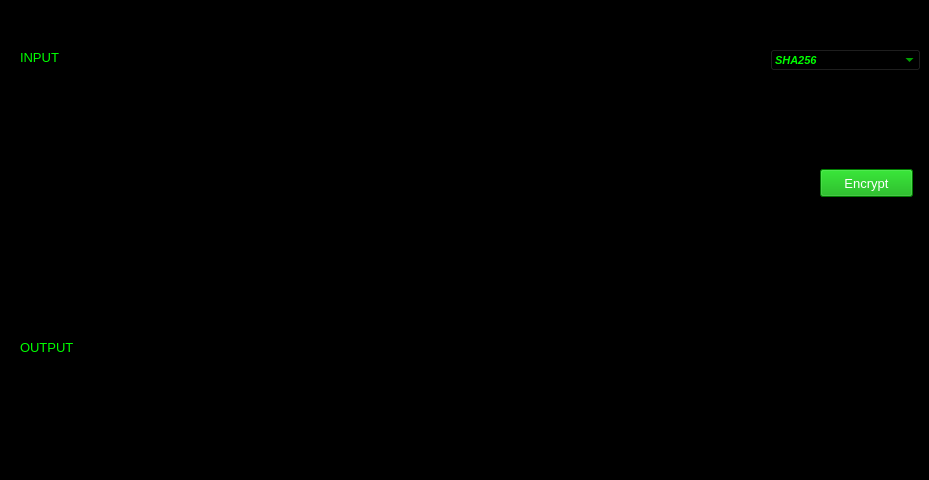
<?xml version="1.0" encoding="UTF-8"?>
<ui version="4.0">
 <class>MainWindow</class>
 <widget class="QMainWindow" name="MainWindow">
  <property name="geometry">
   <rect>
    <x>0</x>
    <y>0</y>
    <width>929</width>
    <height>480</height>
   </rect>
  </property>
  <property name="focusPolicy">
   <enum>Qt::StrongFocus</enum>
  </property>
  <property name="windowTitle">
   <string>Encryption</string>
  </property>
  <property name="styleSheet">
   <string notr="true">background-color: rgb(0, 0, 0);</string>
  </property>
  <widget class="QWidget" name="MainWidget">
   <widget class="Line" name="Seprator">
    <property name="geometry">
     <rect>
      <x>10</x>
      <y>210</y>
      <width>911</width>
      <height>20</height>
     </rect>
    </property>
    <property name="orientation">
     <enum>Qt::Horizontal</enum>
    </property>
   </widget>
   <widget class="QLabel" name="InputLabel">
    <property name="geometry">
     <rect>
      <x>20</x>
      <y>30</y>
      <width>55</width>
      <height>16</height>
     </rect>
    </property>
    <property name="font">
     <font>
      <pointsize>10</pointsize>
     </font>
    </property>
    <property name="styleSheet">
     <string notr="true">color: rgb(0, 85, 0);
color: rgb(0, 255, 0);</string>
    </property>
    <property name="text">
     <string>INPUT</string>
    </property>
    <property name="scaledContents">
     <bool>false</bool>
    </property>
    <property name="margin">
     <number>0</number>
    </property>
   </widget>
   <widget class="QTextEdit" name="InputEdit">
    <property name="geometry">
     <rect>
      <x>130</x>
      <y>20</y>
      <width>621</width>
      <height>191</height>
     </rect>
    </property>
    <property name="styleSheet">
     <string notr="true">color: rgb(0, 170, 0);</string>
    </property>
   </widget>
   <widget class="QPushButton" name="encryptButton">
    <property name="geometry">
     <rect>
      <x>820</x>
      <y>150</y>
      <width>93</width>
      <height>28</height>
     </rect>
    </property>
    <property name="font">
     <font>
      <pointsize>10</pointsize>
     </font>
    </property>
    <property name="styleSheet">
     <string notr="true">background-color: rgb(0, 170, 0);
color: rgb(255, 255, 255);</string>
    </property>
    <property name="text">
     <string>Encrypt</string>
    </property>
   </widget>
   <widget class="QLabel" name="OutputLabel">
    <property name="geometry">
     <rect>
      <x>20</x>
      <y>320</y>
      <width>71</width>
      <height>16</height>
     </rect>
    </property>
    <property name="font">
     <font>
      <pointsize>10</pointsize>
      <weight>50</weight>
      <bold>false</bold>
     </font>
    </property>
    <property name="styleSheet">
     <string notr="true">color: rgb(0, 85, 0);
color: rgb(0, 255, 0);</string>
    </property>
    <property name="text">
     <string>OUTPUT</string>
    </property>
   </widget>
   <widget class="QTextEdit" name="OutputEdit">
    <property name="geometry">
     <rect>
      <x>130</x>
      <y>240</y>
      <width>631</width>
      <height>171</height>
     </rect>
    </property>
    <property name="styleSheet">
     <string notr="true">color: rgb(0, 170, 0);</string>
    </property>
   </widget>
   <widget class="QComboBox" name="HashCombo">
    <property name="geometry">
     <rect>
      <x>770</x>
      <y>30</y>
      <width>151</width>
      <height>22</height>
     </rect>
    </property>
    <property name="font">
     <font>
      <family>MS Sans Serif</family>
      <pointsize>8</pointsize>
      <weight>75</weight>
      <italic>true</italic>
      <bold>true</bold>
     </font>
    </property>
    <property name="styleSheet">
     <string notr="true">background-color: rgb(0, 0, 0);
color: rgb(0, 255, 0);</string>
    </property>
    <item>
     <property name="text">
      <string>SHA256</string>
     </property>
    </item>
    <item>
     <property name="text">
      <string>SHA224</string>
     </property>
    </item>
    <item>
     <property name="text">
      <string>SHA512</string>
     </property>
    </item>
    <item>
     <property name="text">
      <string>SHA384</string>
     </property>
    </item>
    <item>
     <property name="text">
      <string>SHA1</string>
     </property>
    </item>
    <item>
     <property name="text">
      <string>SHA3_512</string>
     </property>
    </item>
    <item>
     <property name="text">
      <string>SHA3_384</string>
     </property>
    </item>
    <item>
     <property name="text">
      <string>SHA3_256</string>
     </property>
    </item>
    <item>
     <property name="text">
      <string>SHA3_224</string>
     </property>
    </item>
    <item>
     <property name="text">
      <string>SHAKE256</string>
     </property>
    </item>
    <item>
     <property name="text">
      <string>SHAKE128</string>
     </property>
    </item>
    <item>
     <property name="text">
      <string>SHA512_224</string>
     </property>
    </item>
    <item>
     <property name="text">
      <string>SHA512_256</string>
     </property>
    </item>
    <item>
     <property name="text">
      <string>MD2</string>
     </property>
    </item>
    <item>
     <property name="text">
      <string>MD4</string>
     </property>
    </item>
    <item>
     <property name="text">
      <string>MD5</string>
     </property>
    </item>
    <item>
     <property name="text">
      <string>MD5_SHA1</string>
     </property>
    </item>
    <item>
     <property name="text">
      <string>WHIRLPOOL</string>
     </property>
    </item>
    <item>
     <property name="text">
      <string>RIPEMD_160</string>
     </property>
    </item>
    <item>
     <property name="text">
      <string>BLAKE2S</string>
     </property>
    </item>
    <item>
     <property name="text">
      <string>BLAKE2B</string>
     </property>
    </item>
    <item>
     <property name="text">
      <string>SM3</string>
     </property>
    </item>
    <item>
     <property name="text">
      <string>ADLER32</string>
     </property>
    </item>
    <item>
     <property name="text">
      <string>CR32</string>
     </property>
    </item>
   </widget>
  </widget>
  <widget class="QMenuBar" name="menubar">
   <property name="geometry">
    <rect>
     <x>0</x>
     <y>0</y>
     <width>929</width>
     <height>26</height>
    </rect>
   </property>
   <widget class="QMenu" name="EncryptMenu">
    <property name="title">
     <string>Encrypt</string>
    </property>
   </widget>
   <widget class="QMenu" name="KEncryptMenu">
    <property name="title">
     <string>Key Encrypt</string>
    </property>
   </widget>
   <widget class="QMenu" name="KDecryptMenu">
    <property name="title">
     <string>Key Decrypt</string>
    </property>
   </widget>
   <widget class="QMenu" name="PasswordMenu">
    <property name="title">
     <string>Strong password</string>
    </property>
   </widget>
   <addaction name="EncryptMenu"/>
   <addaction name="KEncryptMenu"/>
   <addaction name="KDecryptMenu"/>
   <addaction name="PasswordMenu"/>
  </widget>
  <widget class="QStatusBar" name="statusbar"/>
 </widget>
 <resources/>
 <connections/>
</ui>
